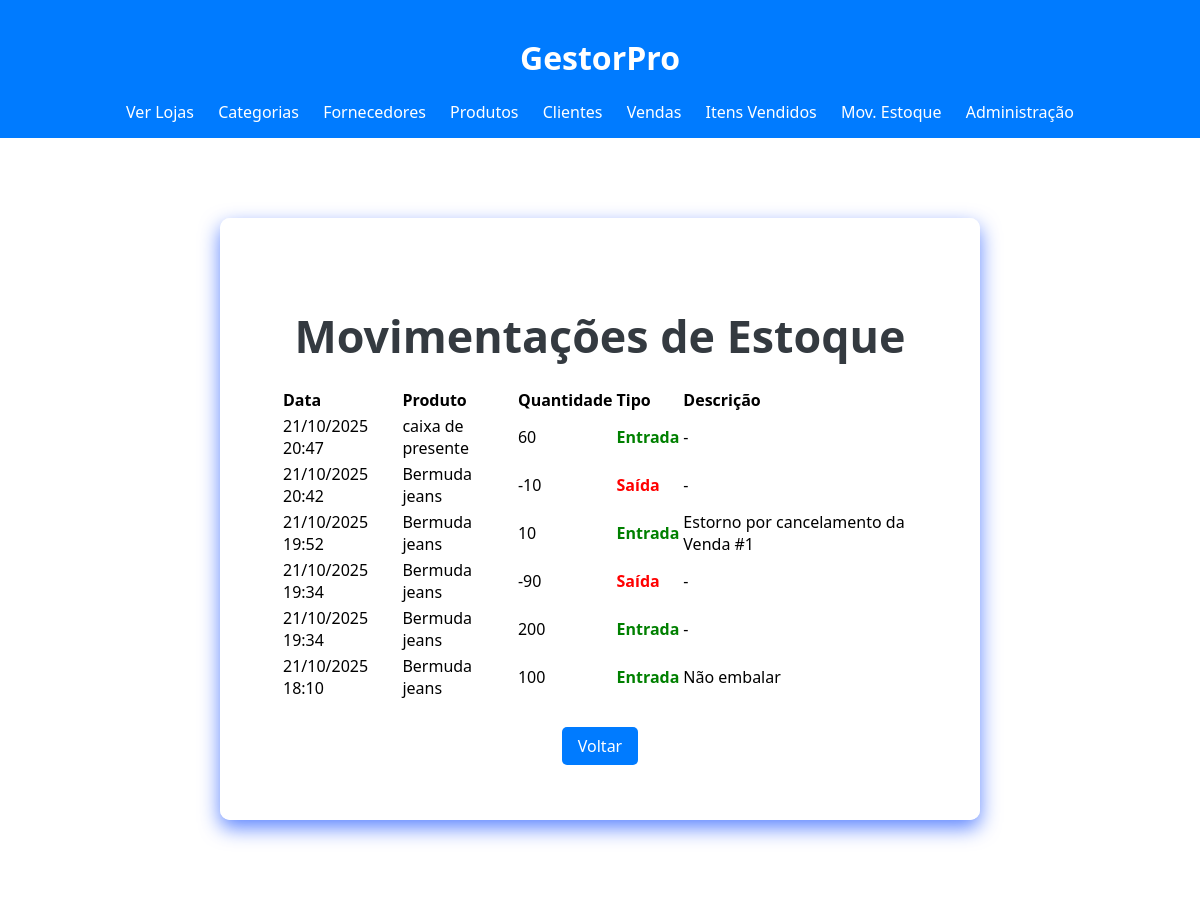
Page /historico/movimentacoes-estoque/ (signed in) on the earlier database version.
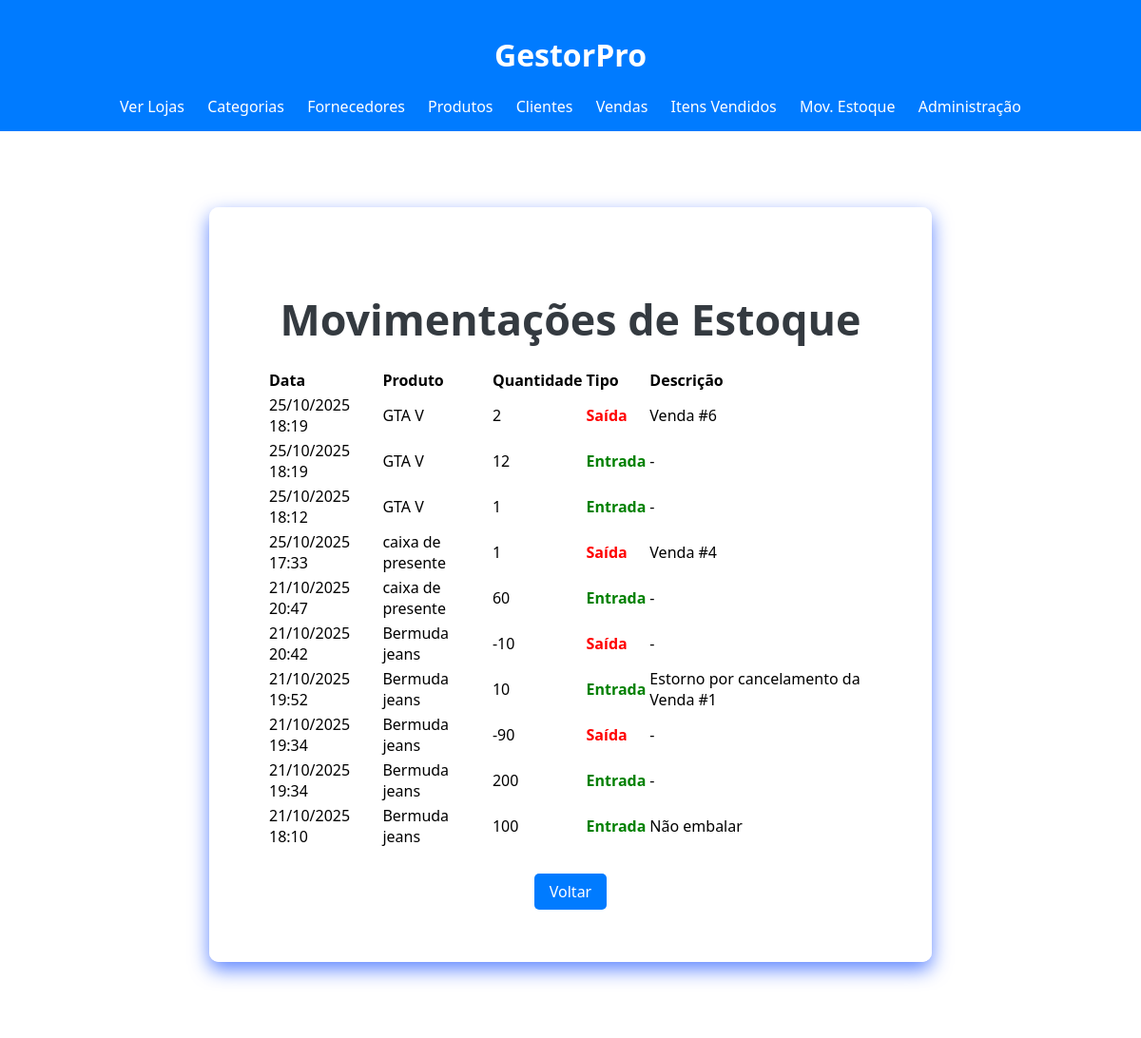
Same page on the later database version.
### loja_app/models.py (models this page shows, shortened)
class MovimentacaoEstoque(models.Model):
    TIPO_MOVIMENTACAO = [
        ('ENTRADA', 'Entrada'),
        ('SAIDA', 'Saída'),
    ]
    produto = models.ForeignKey(Produto, on_delete=models.CASCADE)
    quantidade = models.IntegerField()
    tipo = models.CharField(max_length=7, choices=TIPO_MOVIMENTACAO)
    data = models.DateTimeField(auto_now_add=True)
    descricao = models.CharField(max_length=255, blank=True, null=True)

class Produto(models.Model):
    nome = models.CharField(max_length=200, verbose_name="Nome do Produto")
    preco_compra = models.DecimalField(max_digits=10, decimal_places=2, verbose_name="Preço de Compra")
    preco_venda = models.DecimalField(max_digits=10, decimal_places=2, verbose_name="Preço de Venda")
    categoria = models.ForeignKey(Categoria, on_delete=models.SET_NULL, null=True, blank=True)
    fornecedor = models.ForeignKey(Fornecedor, on_delete=models.SET_NULL, null=True, blank=True)
    loja = models.ForeignKey(Loja, on_delete=models.CASCADE)

### loja_app/views.py (the view)
# urls.py: path('historico/movimentacoes-estoque/', views.lista_movimentacoes_estoque, name='lista_movimentacoes_estoque'),
@staff_member_required
def lista_movimentacoes_estoque(request):
    movimentacoes = MovimentacaoEstoque.objects.all().order_by('-data')
    return render(request, 'loja_app/movimentacao_estoque_list.html', {'movimentacoes': movimentacoes})

### loja_app/templates/loja_app/movimentacao_estoque_list.html (shortened to what this page needs)
{% extends 'loja_app/base.html' %}
{% load static %}
{% block body_class %}dashboard-page{% endblock %}
{% block extra_css %}<link rel="stylesheet" href="{% static 'loja_app/css/home.css' %}">{% endblock %}
{% block content %}
<div class="dashboard-simple-container">
    <div class="dashboard-simple-content" style="max-width: 1200px;">
        <h2>Movimentações de Estoque</h2>
        <table style="width: 100%; margin-top: 20px; text-align: left;">
            <thead>
                <tr>
                    <th>Data</th>
                    <th>Produto</th>
                    <th>Quantidade</th>
                    <th>Tipo</th>
                    <th>Descrição</th>
                </tr>
            </thead>
            <tbody>
                {% for mov in movimentacoes %}
                <tr>
                    <td>{{ mov.data|date:"d/m/Y H:i" }}</td>
                    <td>{{ mov.produto.nome }}</td>
                    <td>{{ mov.quantidade }}</td>
                    <td>
                        <span class="movimentacao-tipo-{{ mov.tipo|lower }}">
                            {{ mov.get_tipo_display }}
                        </span>
                    </td>
                    <td>{{ mov.descricao|default:"-" }}</td>
                </tr>
                {% empty %}
                <tr><td colspan="5">Nenhuma movimentação de estoque registrada.</td></tr>
                {% endfor %}
            </tbody>
        </table>
        <div class="back-button-container" style="margin-top: 20px;">
            <a href="{% url 'dashboard' %}" class="botao">Voltar</a>
        </div>
    </div>
</div>
{% endblock %}

Differences in the rows shown:
added MovimentacaoEstoque: data "25/10/2025 18:19", produto.nome "GTA V", quantidade "2", tipo "Saída", descricao "Venda #6"
added MovimentacaoEstoque: data "25/10/2025 18:19", produto.nome "GTA V", quantidade "12", tipo "Entrada", descricao "-"
added MovimentacaoEstoque: data "25/10/2025 18:12", produto.nome "GTA V", quantidade "1", tipo "Entrada", descricao "-"
added MovimentacaoEstoque: data "25/10/2025 17:33", produto.nome "caixa de presente", quantidade "1", tipo "Saída", descricao "Venda #4"
